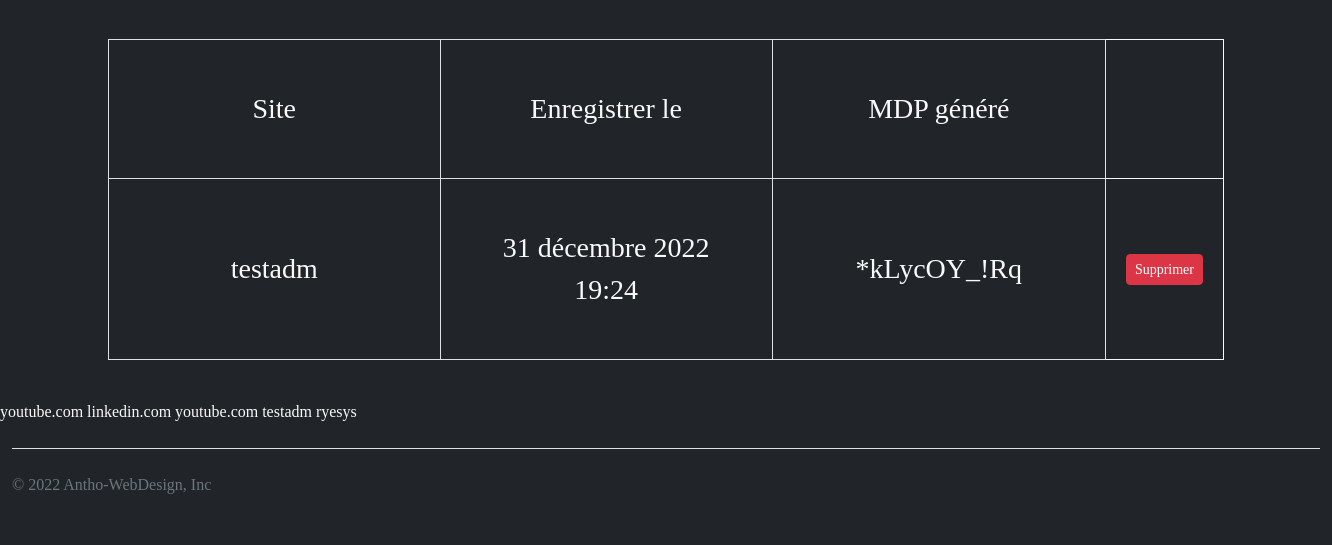
/listall/ (signed in, lower part), run on an earlier commit of the app's database.
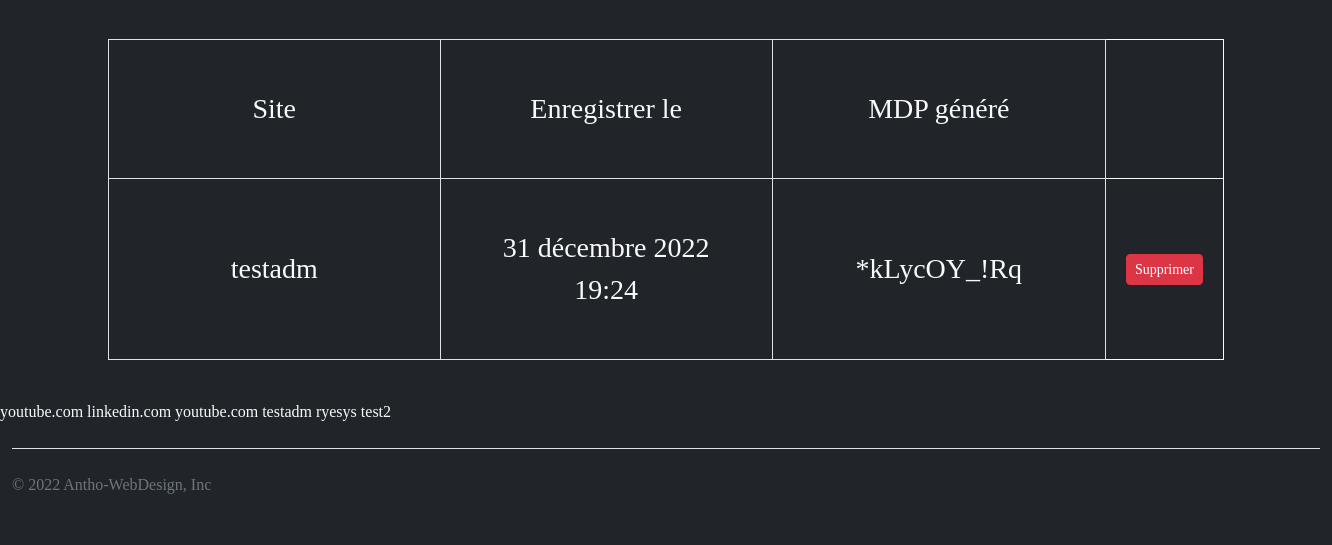
And on a later commit of the database.
### generator/models.py (models this page shows, shortened)
class GenPass(models.Model):
    user = models.ForeignKey(Customer, on_delete=models.CASCADE, null=True)
    site = models.CharField(max_length=30)
    time = models.DateTimeField(default=timezone.now)
    passwords = models.CharField(max_length=300)
    class Meta:
        verbose_name = 'genpass'
        verbose_name_plural = 'liste mots de passe'
        ordering = ['user']

### generator/views.py (the view)
# urls.py: path('listall/', listall, name="listall"),
def listall(request):
    results = GenPass.objects.all()
    user = request.user
    items = GenPass.objects.filter(user=user)
    context = {
        'results': results,
        'items': items,
        'user': user,
    }
    return render(request, 'generator/listalll.html',context)

### generator/templates/generator/listalll.html (shortened to what this page needs)
{% extends 'base.html' %}
{% load static %}
{% block content %}
    <div class="container">
        {% for i in items %}
        <table class="border border-1">
            <tr>
                <td class="border border-1 fs-3 p-5">Site</td>
                <td class="border border-1 fs-3 p-5">Enregistrer le</td>
                <td class="border border-1 fs-3 p-5">MDP généré</td>
                <td></td>
            </tr>
            <tr>
                <td class="border border-1 fs-3 p-5">{{ i.site }}</td>
                <td class="border border-1 fs-3 p-5">{{ i.time }}</td>
                <td class="border border-1 fs-3 p-5">{{ i.passwords }}</td>
                <td>
                    <a href="{% url 'deleterecord' i.id %}">
                        <button type="button" class="btn btn-danger btn-sm">Supprimer</button>
                    </a>
                </td>
            </tr>
        </table>
    {% endfor %}
    </div>
    {% for i in results %}
       {{ i.site }}
    {% endfor %}
{% endblock %}

### generator/templates/base.html (shortened to what this page needs)
{% load static %}
<!DOCTYPE html>
<html lang="en">
<head>
    <link rel="stylesheet" href="https://cdn.jsdelivr.net/npm/bootstrap@5.2.0/dist/css/bootstrap.min.css" type="text/css">
    <link rel="stylesheet" href="{% static 'css/style.css' %}" type="text/css">
    <link href="{% static 'fontawesomefree/css/all.min.css' %}" rel="stylesheet">
</head>
<body class="bg-dark text-light">
    {% block content %}
    {% endblock %}
    <div class="container box-footer">
      <footer class="d-flex flex-wrap justify-content-between align-items-center py-3 my-4 border-top">
        <p class="col-md-4 mb-0 text-muted">&copy; 2022 Antho-WebDesign, Inc</p>
        <ul class="nav col-md-4 justify-content-end">
          <li class="nav-item">
              <a href="{% url 'home' %}" class="nav-link px-2 text-muted">
                  <i class="fa-solid fa-house"></i>
              </a>
          </li>
          <li class="nav-item">
              <a href="{% url 'listall' %}" class="nav-link px-2 text-muted">
                  <i class="fa-solid fa-unlock-keyhole"></i>
              </a>
          </li>
          <li class="nav-item">
              <a href="{% url 'profile' %}" class="nav-link px-2 text-muted">
                  <i class="fa-solid fa-user"></i>
              </a>
          </li>
          <li class="nav-item">
              <a href="{% url 'search' %}" class="nav-link px-2 text-muted">
                  <i class="fa-solid fa-search"></i>
              </a>
          </li>
          <li class="nav-item">
              <a href="#" class="nav-link px-2 text-muted">
                  <i class="fa-solid fa-circle-info"></i>
              </a>
          </li>
        </ul>
      </footer>
    </div>
</body>
</html>

### static/css/style.css (style rules this page uses)
body { display: flex; flex-direction: column; width: 100%; margin: 0; padding: 0; font-family: 'Cinzel', serif; }
body > div:nth-child(4) { display: flex; flex-direction: column; justify-content: center; margin: auto; }
table { border: solid 1px; margin: 40px auto; }
a { color: #fff; }
.box-footer { max-width: none; }
.box-footer { margin: 50px auto 0 auto; }
td { width: 30%; text-align: center; border: solid 1px; padding: 20px; }

What changed in the data, as far as the page shows it:
added GenPass: site "test2"
